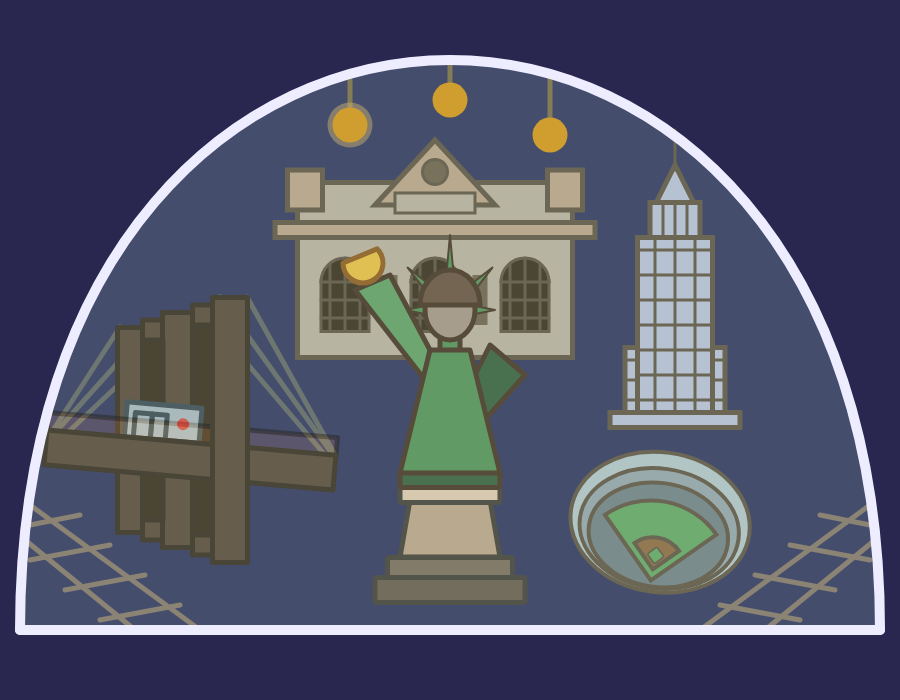
Frame 1 (no input)
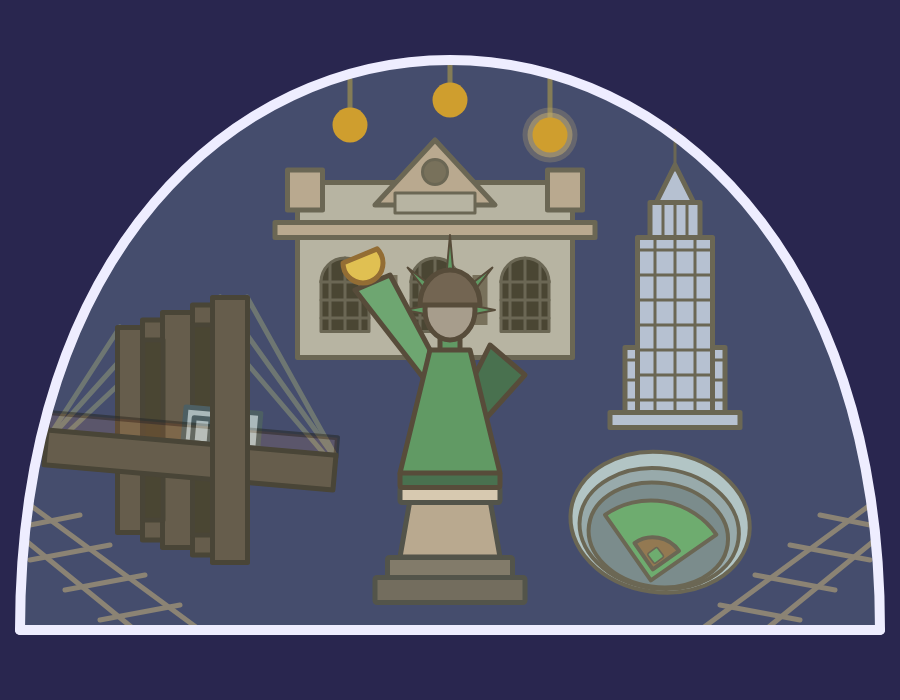
Frame 60 (no input)
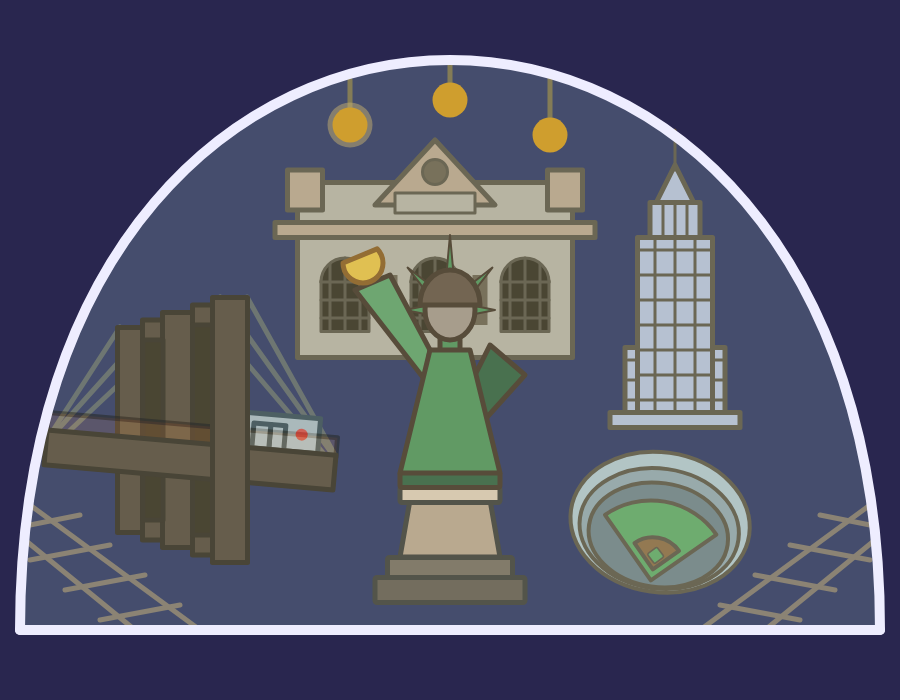
Frame 120 (the mouse pressed at the canvas centre since frame 60)

The p5.js sketch that drew these frames (run headless with seeded random() and noise() and a simulated clock; from frame 60 on, the mouse is pressed at the canvas centre):

// p5.js sketch
// ── sketch.js
let trainX = -30;
let dir = 'right';
let t = 0;

function setup() {
  createCanvas(900, 700);
}

function draw() {
  t++;
  rectMode(CENTER);
  //console.log(mouseX, mouseY);
  
  //night background
  background(41, 38, 79);
  
  //train tracks
  stroke(128, 105, 87);
  strokeWeight(5);
  
  push();
  translate(35, 480);
  line(-5, 25, 165, 150);
  line(-10, 60, 100, 150);
  
    push();
    translate(-35, -30);
    line(80, 65, 30, 75);
    pop();
  
    push();
    translate(-5, 0);
    line(80, 65, 0, 80);
    pop();
  
    push();
    translate(30, 30);
    line(80, 65, 0, 80);
    pop();
  
    push();
    translate(65, 60);
    line(80, 65, 0, 80);
    pop();
  
  pop();
  
  push();
  translate(width - 35, 480);
  scale(-1, 1);
  line(-5, 25, 165, 150);
  line(-10, 60, 100, 150);
  
    push();
    translate(-35, -30);
    line(80, 65, 30, 75);
    pop();
  
    push();
    translate(-5, 0);
    line(80, 65, 0, 80);
    pop();
  
    push();
    translate(30, 30);
    line(80, 65, 0, 80);
    pop();
  
    push();
    translate(65, 60);
    line(80, 65, 0, 80);
    pop();
  
  pop();
  
  
  
  //lights
  stroke(120, 96, 50);
  strokeWeight(5);
  line(350, 120, 350, 80);
  line(450, 100, 450, 60);
  line(550, 120, 550, 75)
  
    push();
    noStroke();

    //outer 
     fill('rgba(201, 160, 83, 0.25)');
    if (t % 100 > 20 && t % 100 < 60){
      circle(350, 125, 55); 
    } else if (t % 100 > 40 && t % 100 < 80) {
      circle(550, 135, 55);
    } else if (t % 100 > 60 && t % 100 < 100) {
      circle(450, 100, 55);
    } 

    //inner
    fill('rgba(201, 160, 83, 0.5)');
  
    if (t % 100 > 0 && t % 100 < 40){
      circle(350, 125, 45);
    } else if (t % 100 > 30 && t % 100 < 70) {
      circle(550, 135, 45);
    } else if (t % 100 > 60 && t % 100 < 100) {
      circle(450, 100, 45);
    }

    //always on
    fill(214, 139, 0);
    circle(350, 125, 35);
    circle(450, 100, 35);
    circle(550, 135, 35);
    pop();
  
//empire state building
  fill(182, 182, 204);
  stroke(89, 70, 48);
  strokeWeight(5);

  push();
  //fill(186, 152, 121);
  translate(615,130);
  triangle(40, 75, 60, 35, 80, 75);
  pop();
  
  rect(675, 235, 50, 65);
  rect(675, 380, 100, 65);
  rect(675, 325, 75, 175);
  
  push();
  strokeWeight(3);
  line(675, 130, 675, 170);
  
  line(663, 235, 663, 205);
  line(675, 235, 675, 205);
  line(687, 235, 687, 205);
  
  line(655, 240, 655, 425);
  line(675, 240, 675, 425);
  line(695, 240, 695, 425);
  
  line(637, 250, 710, 250);
  line(637, 275, 710, 275);
  line(637, 300, 710, 300);
  line(637, 325, 710, 325);
  line(637, 350, 710, 350);
  line(637, 375, 710, 375);
  line(637, 400, 710, 400);
  
  line(628, 360, 636, 360);
  line(628, 380, 636, 380);
  line(628, 400, 636, 400);
  
  line(712, 360, 725, 360);
  line(712, 380, 725, 380);
  line(712, 400, 725, 400);
  
  pop();
  
  rect(675, 420, 130, 15);
  
//grand central
  fill(184, 166, 145);
  stroke(89, 70, 48);
  strokeWeight(5);
  
  //building
  rect(435,270,275,175);
  
  //roof
  push();
  fill(186, 152, 121);
  rect(435,230,320,15);
  pop();
  
  push();
  fill(186, 152, 121);
  translate(375,130);
  triangle(0, 75, 60, 10, 120, 75);
  pop();
  
  push();
  strokeWeight(3);
  rect(435,203,80,20);
  
  fill(105, 82, 56);
  circle(435,172,25);
  pop();
  
  fill(186, 152, 121);
  rect(305,190,35,40);
  rect(565,190,35,40);
  
  //windows
  push();
  scale(0.6);
  fill(48, 29, 6);
  translate(525, 420);
  rect(50, 90, 80, 85)
  arc(50, 50, 80, 80, PI, 0, OPEN);
  
  line(50, 10, 50, 130);
  line(25, 20, 25, 130);
  line(75, 20, 75, 130);
  
  line(10, 50, 90, 50);
  line(10, 80, 90, 80);
  line(10, 110, 90, 110);
  pop();
  
  push();
  noStroke();
  fill(105, 82, 56);
  rect(480, 300, 15, 50);
  pop();
  
  push();
  scale(0.6);
  fill(48, 29, 6);
  translate(675, 420);
  rect(50, 90, 80, 85)
  arc(50, 50, 80, 80, PI, 0, OPEN);
  
  line(50, 10, 50, 130);
  line(25, 20, 25, 130);
  line(75, 20, 75, 130);
  
  line(10, 50, 90, 50);
  line(10, 80, 90, 80);
  line(10, 110, 90, 110);
  pop();
  
  push();
  noStroke();
  fill(105, 82, 56);
  rect(390, 300, 15, 50);
  pop();
  
  push();
  scale(0.6);
  fill(48, 29, 6);
  translate(825, 420);
  rect(50, 90, 80, 85)
  arc(50, 50, 80, 80, PI, 0, OPEN);
  
  line(50, 10, 50, 130);
  line(25, 20, 25, 130);
  line(75, 20, 75, 130);
  
  line(10, 50, 90, 50);
  line(10, 80, 90, 80);
  line(10, 110, 90, 110);
  pop();
  
//yankees stadium
  //seats
  push();
  angleMode(DEGREES);
  translate(660, 523);
  scale(0.8);
  rotate(8);

  fill(177, 187, 189);
  ellipse(0, -1, 225, 175);
  fill(145, 154, 156);
  ellipse(0, 7, 200, 150);
  fill(109, 116, 117);
  ellipse(0, 15, 175, 130);
  pop();

  //field
  push();
  translate(643,625);
  scale(0.8);
  angleMode(DEGREES);
  rotate(235);

  fill(93, 156, 81);
  arc(40, 40, 200, 200, 0, 90, PIE); //behind

  fill(138, 93, 45);
  arc(50, 50, 80, 80, 0, 90, PIE); //front

    //small square
    push();
    rotate(-2);
    fill(93, 156, 81);
    strokeWeight(2);
    rect(60, 65, 15, 15, 2);
    pop();

  pop();
  
  
//brooklyn bridge
  push();
  fill(82, 58, 37);
  stroke(46, 27, 11);
  strokeWeight(5);
  strokeJoin(ROUND);
  translate(0,70);
  angleMode(DEGREES);
  
    //cables
    push();
    stroke(92, 89, 85);  
  
    line(247,227,335,385); //right
    line(220,227,333,385);
    line(210,250,325,385);
  
    line(120,257,50,365); //left
    line(150,257,53,365); 
    line(180,257,65,365);
  
    pop();

    //behind vertical (left to right)
    rect(135,360,35,205);  
    rect(160,360,35,220);
    rect(180,360,35,235);
    rect(210,360,35,250);
  
    //shadows (left to right)
    push();
    fill(48, 29, 6);
    rect(153,360,20,180);
    rect(210,360,35,210);
    pop();
  
    //horizontal
    push();
    
    translate(190, 390);
    rotate(5);
  
      //train
      push();
      fill(167, 172, 176);
      stroke(51, 60, 66);
      translate(trainX, 0); //min: -108, max:105
      rect(0,-35,75,35);
  
      if (trainX > 105) {
        dir = 'left'
      } else if (trainX < -108) {
        dir = 'right'
      }
  
      if (dir == 'left') {
        trainX--;
      } else if (dir == 'right') {
        trainX++;
      }
  
      //train doors
      rect(-4,-30,15,25);
      rect(-20,-30,17,25);
  
      //train label
      fill(212, 62, 51);
      noStroke();
      circle(20,-35,12);
      pop();
  
    push();
    blendMode(SOFT_LIGHT);
    fill(186, 152, 121);
    rect(0,-25,290,20);
    pop();

    push();
    rect(0,0,290,35);
    pop();
  
    pop();
  
    //in front vertical
    rect(230,360,35,265);
  pop();

//statue of liberty
  
  //base
  stroke(59, 46, 35);
  strokeWeight(5);
  strokeJoin(ROUND);
 
  fill(117, 95, 75);
  rect(width/2, 570, 125, 25, 2); //top
 
  fill(99, 78, 60);
  rect(width/2, 590, 150, 25, 2); //bottom
  
  push();
  fill(186, 152, 121);
  translate(width/2,0);
  quad(-50, 557, 50, 557, 40, 500, -40, 500);
  pop();
  
  fill(224, 192, 162);
  rect(width/2, 495, 100, 15, 2);
  
  //statue
  fill(76, 133, 68);
  stroke(64, 36, 15);
  strokeWeight(5);
  
  //neck 
  rect(width/2, 345, 20, 15, 2);
  
  //spikes
  angleMode(RADIANS);
  
  push();
  strokeWeight(2);
  translate(width/2,310);

  triangle(0, -75, -5, -20, 5, -20); //n

    push();
    rotate(QUARTER_PI);
    triangle(0, -60, -5, -20, 5, -20); //ne
    pop();

    push();
    rotate(-QUARTER_PI);
    triangle(0, -60, -5, -20, 5, -20); //nw
    pop();

    push();
    rotate(HALF_PI);
    triangle(0, -45, -5, -20, 5, -20); //e
    pop();

    push();
    rotate(-HALF_PI);
    triangle(0, -45, -5, -20, 5, -20); //w
    pop();
  
  pop();
  
  //head
  push();
  fill(163, 137, 118);
  translate(width/2,0);
  ellipse(0, 310, 50, 60);
  pop();
  
  push();
  fill(99, 68, 45);
  arc(width/2, height/2 - 45, 60, 70, PI, 0, CHORD);
  pop();
  
  //left arm
  push();
  fill(92, 148, 84);
  translate(width/2,0);
  quad(-20, 350, -60, 275, -95, 290, -25, 380); //br, tr, tl, bl
  pop();
  
  //book
  push();
  fill(46, 82, 41);
  translate(width/2,0);
  quad(40, 345, 75, 375, 30, 425, 0, 425); //tl, tr, br, bl
  pop();
  
  push();
  pop();
  
  //body
  push();
  fill(46, 82, 41);
  rect(width/2, 480, 100, 15, 2);
  pop();
  
  push();
  translate(width/2,0);
  quad(-50, 473, 50, 473, 20, 350, -20, 350);
  pop();
  
  //golden
  fill(235, 181, 45);
  stroke(138, 77, 8);
  strokeWeight(5);
  
  push();
  translate(width/2,310);

    push();
    //rotate(-QUARTER_PI);
    arc(-87, -47, 40, 40, -QUARTER_PI, PI, CHORD);
    pop();
  
  pop();
  
//glass dome
  push();
  translate(0, -150);
  stroke(238, 237, 255);
  strokeWeight(10);
  fill('rgba(181, 232, 227,0.2)');
  //arc(width / 2, height / 2 + 245, 800, 1000, PI, 0, CHORD);
  //bezier(24, 592, 16, 14, 881, 15, 880, 593);
  bezier(20,780, 20, 20, 880, 20, 880, 780);
  pop();
  
  //dome bottom
  stroke(238, 237, 255);
  strokeWeight(10);
  line(20, 630, 880, 630);
  
}
// ── style.css
/* Portfolio Styles */

* {
    margin: 0;
    padding: 0;
    box-sizing: border-box;
}

body {
    font-family: DM Sans, serif;
    line-height: 1.7;
    color: #222;
    background: #fff;
}

nav, main {
    max-width: 800px;
    margin: 0 auto;
    padding: 20px;
}

main {
    padding-top: 60px;
}

h1 {
    font-size: 2.5em;
    font-weight: normal;
    color: #E82E21;
    margin-bottom: 20px;
}

a {
    color: #222;
    text-decoration: none;
    border-bottom: 2px solid #E82E21;
}

a:hover {
    color: #E82E21;
}

nav a {
    margin-right: 15px;
}

#about {
    margin-bottom: 50px;
    color: #555;
}

#projects ul {
    list-style: none;
}

#projects li {
    margin-bottom: 12px;
}

#contact {
    margin-top: 60px;
    color: #777;
}

.description {
    color: #555;
    margin-bottom: 20px;
}

#sketch-container {
    margin: 30px 0;
}
